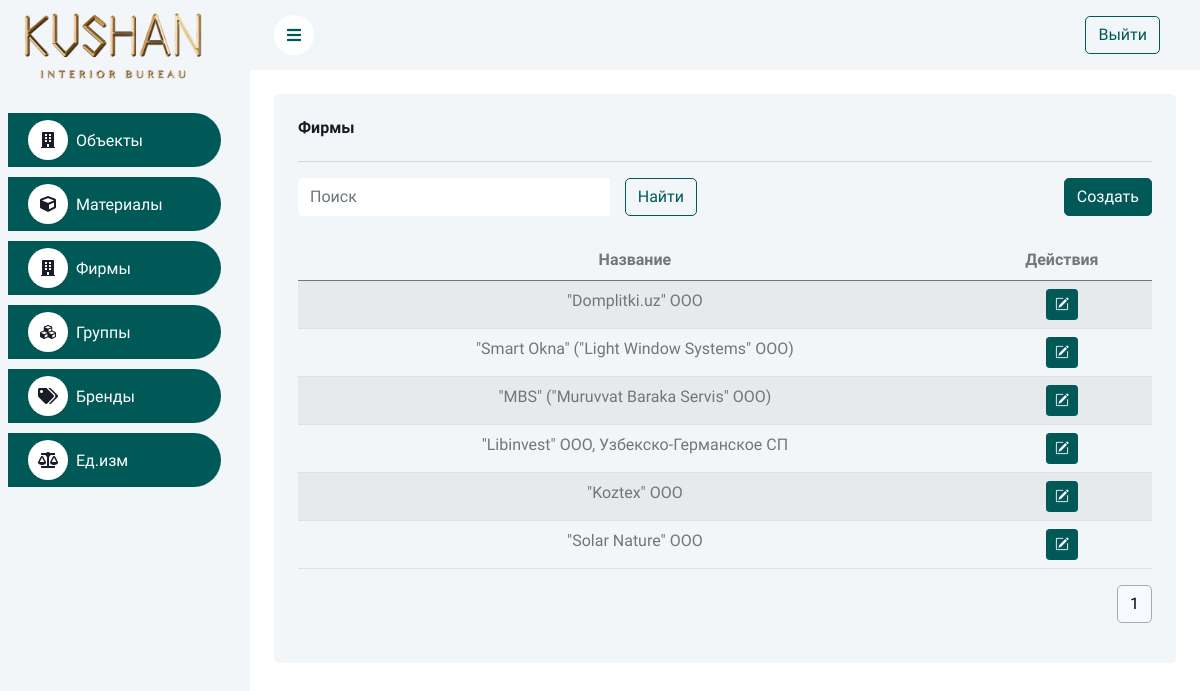
Screenshot of /firms/ with the database file from the repository.
### info/models.py (models this page shows, shortened)
class Firm(models.Model):
	name = models.CharField(max_length=150, unique=True)

### info/views.py (the view)
# urls.py: path('firms/', FirmListCreate.as_view(), name='firm-list'),
class FirmListCreate(BaseListCreateView):
	model = Firm
	form_class = FirmForm
	template_name = "firm_list_create.html"
	redirect_url = "firm-list"

### shared/views.py (called while the page is built)
	@staticmethod
	def apply_pagination_and_search(queryset, request):
		search_query = request.GET.get('search')
		if search_query:
			search_query = search_query.strip()
			queryset = queryset.filter(Q(name__icontains=search_query))
		page_size = request.GET.get("page_size", 12)
		paginator = Paginator(queryset, page_size)
		page_num = request.GET.get("page", 1)
		page_obj = paginator.get_page(page_num)
		return page_obj

	def get_queryset(self):
		return self.model.objects.all()

	def get_form(self):
		return self.form_class

	def get_template_name(self):
		return self.template_name

	def get(self, request):
		items = self.get_queryset()
		page_obj = self.apply_pagination_and_search(items, request)
		context = {
			'items': page_obj,
			'form': self.get_form(),
		}
		return render(request, self.get_template_name(), context)

### templates/firm_list_create.html (shortened to what this page needs)
{% extends 'base.html' %}
{% load static %}
{% block content %}
    <div class="container-fluid pt-4 px-4">
        <div class="row g-4">
            <div class="col-sm-12">
                <div class="bg-light rounded h-100 p-4">
                    <h6 class="mb-4">Фирмы</h6>
                    <hr>
                    <div class="row mb-2">
                        <div class="col-md-6">
                            {% include 'search_form.html' %}
                        </div>
                        <div class="col-md-6 text-end">
                            <button type="button" class="btn btn-primary" id="openCreateModalBtn"
                                    data-bs-toggle="modal" data-bs-target="#myModalCreate"
                                    data-action-url="{% url 'firm-list' %}">Создать
                            </button>
                        </div>
                    </div>
                    <div class="table-responsive">
                        <table class="table table-striped">
                            <thead>
                            <tr class="text-center">
                                <th scope="col">Название</th>
                                <th scope="col">Действия</th>
                            </tr>
                            </thead>
                            <tbody>
                            {% for firm in items %}
                                <tr class="text-center">
                                    <td>{{ firm.name }}</td>
                                    <td>
                                        <a href="" type="button" class="btn btn-primary btn-sm"><i
                                                class="bi bi-pencil-square"></i></a>
                                    </td>
                                </tr>
                            {% endfor %}
                            </tbody>
                        </table>
                    </div>
                    {% include 'pagination.html' with items=items %}
                </div>
            </div>
        </div>
    </div>
{% endblock %}

### static/css/style.css (style rules this page uses)
:root { --primary: #005957; --light: #F3F6F9; --dark: #191C24; }
.btn { transition: .5s; }
.btn.btn-primary { color: #FFFFFF; }

### rows the page displays
Firm: name "\"Domplitki.uz\" ООО"
Firm: name "\"Smart Okna\" (\"Light Window Systems\" ООО)"
Firm: name "\"MBS\" (\"Muruvvat Baraka Servis\" ООО)"
Firm: name "\"Libinvest\" ООО, Узбекско-Германское СП"
Firm: name "\"Koztex\" ООО"
Firm: name "\"Solar Nature\" ООО"

### other values shown
{{ i }} "1"
